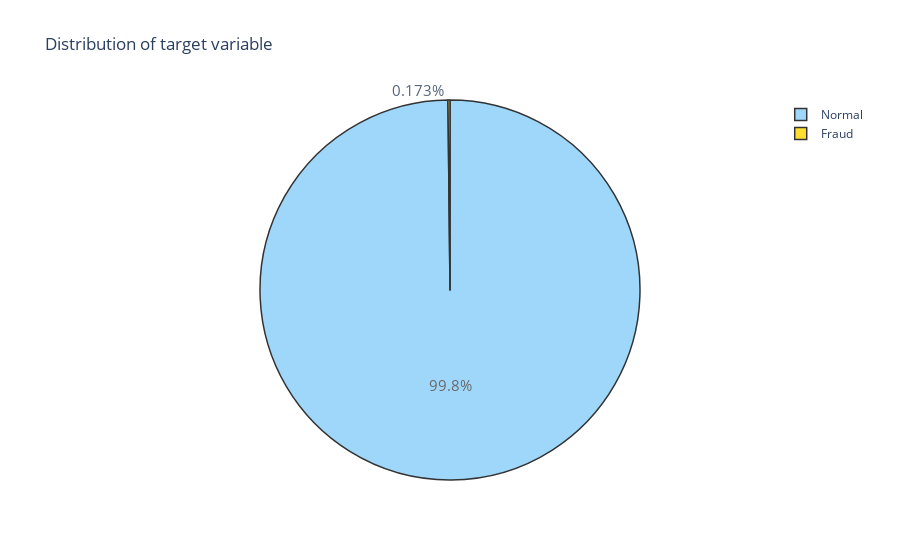

Notebook code cell kept with this figure:
### Code cell
fraud = data[(data['Class'] != 0)]
normal = data[(data['Class'] == 0)]

trace = go.Pie(labels = ['Normal', 'Fraud'], values = data['Class'].value_counts(), 
               textfont=dict(size=15), opacity = 0.8,
               marker=dict(colors=['lightskyblue','gold'], 
                           line=dict(color='#000000', width=1.5)))


layout = dict(title =  'Distribution of target variable')
           
fig = dict(data = [trace], layout=layout)
py.iplot(fig)

### Figure 1 — Plotly figure (JSON) as saved in the notebook; plotly's stock layout.template omitted (floating-point values rounded to 4 significant figures)
{"data": [{"labels": ["Normal", "Fraud"], "marker": {"colors": ["lightskyblue", "gold"], "line": {"color": "#000000", "width": 1.5}}, "opacity": 0.8, "textfont": {"size": 15}, "type": "pie", "values": [284315, 492]}], "layout": {"title": {"text": "Distribution of target variable"}}}
